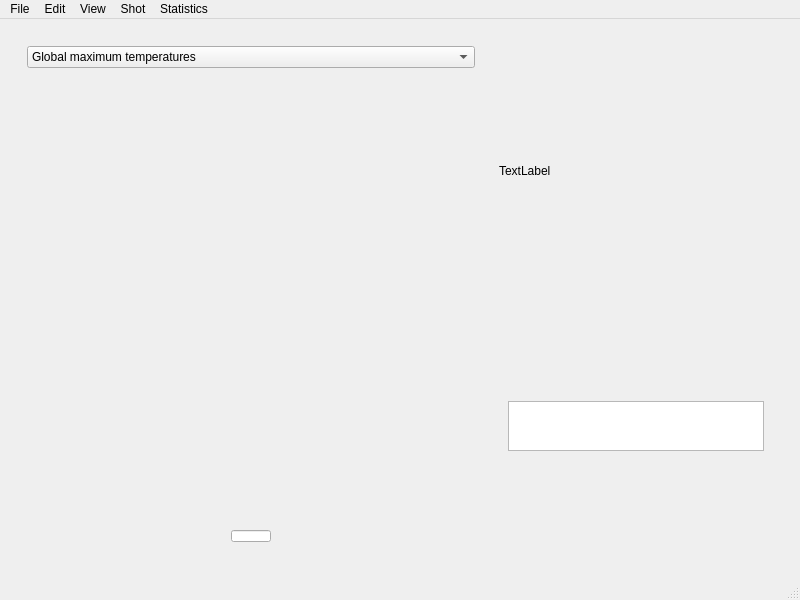
<?xml version="1.0" encoding="UTF-8"?>
<ui version="4.0">
 <class>MainWindow</class>
 <widget class="QMainWindow" name="MainWindow">
  <property name="geometry">
   <rect>
    <x>0</x>
    <y>0</y>
    <width>800</width>
    <height>600</height>
   </rect>
  </property>
  <property name="windowTitle">
   <string>MainWindow</string>
  </property>
  <widget class="QWidget" name="centralwidget">
   <layout class="QVBoxLayout" name="verticalLayout">
    <item>
     <widget class="QWidget" name="plotContainer" native="true">
      <layout class="QHBoxLayout" name="horizontalLayout">
       <item>
        <widget class="QWidget" name="xPlotContainer" native="true">
         <property name="sizePolicy">
          <sizepolicy hsizetype="Preferred" vsizetype="Preferred">
           <horstretch>0</horstretch>
           <verstretch>0</verstretch>
          </sizepolicy>
         </property>
         <layout class="QVBoxLayout" name="verticalLayout_3">
          <item>
           <widget class="QComboBox" name="switchxPlot">
            <item>
             <property name="text">
              <string>Global maximum temperatures</string>
             </property>
            </item>
            <item>
             <property name="text">
              <string>Tmax(t)</string>
             </property>
            </item>
           </widget>
          </item>
          <item>
           <widget class="QWidget" name="xPlot" native="true">
            <layout class="QVBoxLayout" name="xPlotLayout"/>
           </widget>
          </item>
          <item>
           <widget class="QWidget" name="xPlotControls" native="true">
            <property name="sizePolicy">
             <sizepolicy hsizetype="Preferred" vsizetype="Maximum">
              <horstretch>0</horstretch>
              <verstretch>0</verstretch>
             </sizepolicy>
            </property>
            <property name="maximumSize">
             <size>
              <width>16777215</width>
              <height>30</height>
             </size>
            </property>
            <layout class="QHBoxLayout" name="horizontalLayout_2">
             <item>
              <widget class="QLineEdit" name="xTimeEdit">
               <property name="maximumSize">
                <size>
                 <width>40</width>
                 <height>20</height>
                </size>
               </property>
              </widget>
             </item>
            </layout>
           </widget>
          </item>
         </layout>
         <zorder>xPlot</zorder>
         <zorder>xPlotControls</zorder>
         <zorder>switchxPlot</zorder>
        </widget>
       </item>
       <item>
        <widget class="QWidget" name="tPlotContainer" native="true">
         <layout class="QVBoxLayout" name="tPlotContainerLayout">
          <item>
           <widget class="QLabel" name="caseOptionText">
            <property name="text">
             <string>TextLabel</string>
            </property>
           </widget>
          </item>
          <item>
           <widget class="QWidget" name="tPlotControls" native="true">
            <layout class="QVBoxLayout" name="verticalLayout_9">
             <item>
              <widget class="QListWidget" name="compSelection">
               <property name="sizePolicy">
                <sizepolicy hsizetype="Preferred" vsizetype="Maximum">
                 <horstretch>0</horstretch>
                 <verstretch>0</verstretch>
                </sizepolicy>
               </property>
               <property name="maximumSize">
                <size>
                 <width>1000000</width>
                 <height>50</height>
                </size>
               </property>
              </widget>
             </item>
            </layout>
           </widget>
          </item>
         </layout>
        </widget>
       </item>
      </layout>
     </widget>
    </item>
   </layout>
  </widget>
  <widget class="QMenuBar" name="menubar">
   <property name="geometry">
    <rect>
     <x>0</x>
     <y>0</y>
     <width>800</width>
     <height>23</height>
    </rect>
   </property>
   <widget class="QMenu" name="menuFile">
    <property name="title">
     <string>File</string>
    </property>
    <widget class="QMenu" name="menuSave_as">
     <property name="title">
      <string>Save as</string>
     </property>
     <addaction name="action_png"/>
    </widget>
    <addaction name="menuSave_as"/>
    <addaction name="actionExport"/>
    <addaction name="actionImport"/>
    <addaction name="separator"/>
    <addaction name="actionExit"/>
   </widget>
   <widget class="QMenu" name="menuView">
    <property name="title">
     <string>View</string>
    </property>
    <addaction name="actionToggle_plot"/>
    <addaction name="actionMaximize_plot"/>
   </widget>
   <widget class="QMenu" name="menuShot">
    <property name="title">
     <string>Shot</string>
    </property>
    <widget class="QMenu" name="menuDiagnostic">
     <property name="title">
      <string>Diagnostic</string>
     </property>
     <addaction name="actionLSD"/>
     <addaction name="actionLSF"/>
    </widget>
    <widget class="QMenu" name="menuProbe_array">
     <property name="title">
      <string>Probe array</string>
     </property>
     <addaction name="actionLower_outer_array"/>
    </widget>
    <addaction name="actionLoad_new_shot"/>
    <addaction name="menuDiagnostic"/>
    <addaction name="menuProbe_array"/>
   </widget>
   <widget class="QMenu" name="menuStatistis">
    <property name="title">
     <string>Statistics</string>
    </property>
    <widget class="QMenu" name="menuFiltering">
     <property name="title">
      <string>Filtering</string>
     </property>
     <widget class="QMenu" name="menuELMs">
      <property name="title">
       <string>ELMs</string>
      </property>
      <addaction name="actionSet_threshold_value"/>
     </widget>
     <addaction name="menuELMs"/>
     <addaction name="actionZeroes"/>
     <addaction name="actionCusto_m_filter"/>
    </widget>
    <addaction name="actionRedo_Statistics"/>
    <addaction name="separator"/>
    <addaction name="actionAveraging"/>
    <addaction name="menuFiltering"/>
   </widget>
   <widget class="QMenu" name="menuEdit">
    <property name="title">
     <string>Edit</string>
    </property>
    <widget class="QMenu" name="menuGraphs">
     <property name="title">
      <string>Graphs</string>
     </property>
     <addaction name="actionColoring_2"/>
     <addaction name="actionStyle"/>
    </widget>
    <addaction name="menuGraphs"/>
   </widget>
   <addaction name="menuFile"/>
   <addaction name="menuEdit"/>
   <addaction name="menuView"/>
   <addaction name="menuShot"/>
   <addaction name="menuStatistis"/>
  </widget>
  <widget class="QStatusBar" name="statusbar"/>
  <action name="actionExport">
   <property name="text">
    <string>Export</string>
   </property>
  </action>
  <action name="actionImport">
   <property name="text">
    <string>Import</string>
   </property>
  </action>
  <action name="action_png">
   <property name="text">
    <string>*.png</string>
   </property>
  </action>
  <action name="actionToggle_plot">
   <property name="text">
    <string>Toggle plot</string>
   </property>
  </action>
  <action name="actionMaximize_plot">
   <property name="text">
    <string>Maximize plot</string>
   </property>
  </action>
  <action name="actionLoad_new_shot">
   <property name="text">
    <string>Load new shot</string>
   </property>
  </action>
  <action name="actionLSD">
   <property name="text">
    <string>LSD</string>
   </property>
  </action>
  <action name="actionLSF">
   <property name="text">
    <string>LSF</string>
   </property>
  </action>
  <action name="actionLower_outer_array">
   <property name="text">
    <string>Lower outer array</string>
   </property>
  </action>
  <action name="actionAveraging">
   <property name="text">
    <string>Averaging</string>
   </property>
  </action>
  <action name="actionSet_threshold_value">
   <property name="text">
    <string>Set threshold value</string>
   </property>
  </action>
  <action name="actionZeroes">
   <property name="text">
    <string>Filter Zeroes</string>
   </property>
  </action>
  <action name="actionCusto_m_filter">
   <property name="text">
    <string>Custom filter</string>
   </property>
  </action>
  <action name="actionRedo_Statistics">
   <property name="text">
    <string>Redo Statistics</string>
   </property>
  </action>
  <action name="actionColoring_2">
   <property name="text">
    <string>Coloring</string>
   </property>
  </action>
  <action name="actionStyle">
   <property name="text">
    <string>Style</string>
   </property>
  </action>
  <action name="actionExit">
   <property name="text">
    <string>Exit</string>
   </property>
  </action>
 </widget>
 <resources/>
 <connections/>
</ui>
